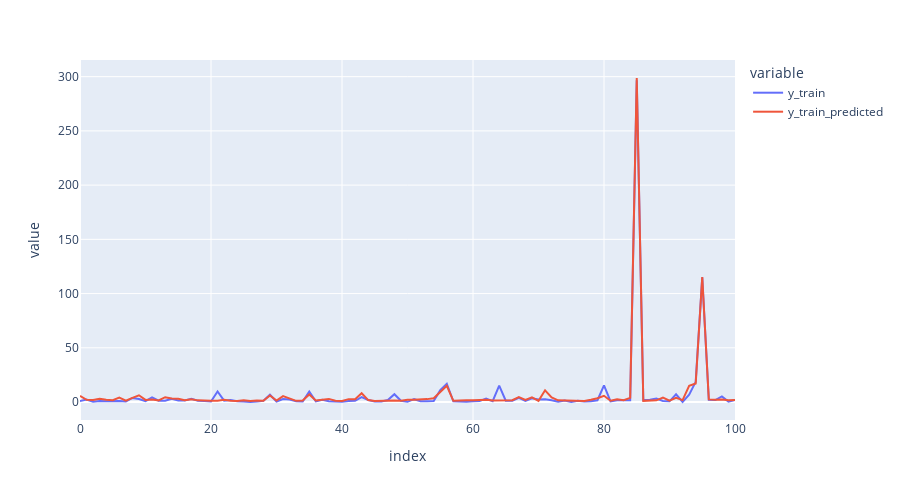

The code cell stored with this chart in its notebook:
### Code cell
#Créant une data frame contenant y_test et y_predicted
i = 0
j = 101
y_train_predicted_df = pd.DataFrame ( { 'y_train' : y_train[i:j], 'y_train_predicted' : y_train_predicted[i:j] } )
y_train_predicted_df.reset_index(inplace=True, drop = True )
y_train_predicted_df

#Visualisation de y_test et y_predicted
px.line ( y_train_predicted_df, x = y_train_predicted_df.index, y = ['y_train', 'y_train_predicted'], width  = 900, height = 500 )

### Figure 1 — Plotly figure (JSON) as saved in the notebook; plotly's stock layout.template omitted (floating-point values rounded to 4 significant figures)
{"data": [{"hovertemplate": "variable=y_train<br>index=%{x}<br>value=%{y}<extra></extra>", "legendgroup": "y_train", "line": {"color": "#636efa", "dash": "solid"}, "marker": {"symbol": "circle"}, "mode": "lines", "name": "y_train", "orientation": "v", "showlegend": true, "type": "scatter", "x": [0, 1, 2, 3, 4, 5, 6, 7, 8, 9, 10, 11, 12, 13, 14, 15, 16, 17, 18, 19, 20, 21, 22, 23, 24, 25, 26, 27, 28, 29, 30, 31, 32, 33, 34, 35, 36, 37, 38, 39, 40, 41, 42, 43, 44, 45, 46, 47, 48, 49, 50, 51, 52, 53, 54, 55, 56, 57, 58, 59, 60, 61, 62, 63, 64, 65, 66, 67, 68, 69, 70, 71, 72, 73, 74, 75, 76, 77, 78, 79, 80, 81, 82, 83, 84, 85, 86, 87, 88, 89, 90, 91, 92, 93, 94, 95, 96, 97, 98, 99, 100], "xaxis": "x", "y": [0.82, 2.27, 0.24, 0.89, 0.7, 1, 0.84, 0.43, 3.76, 2.75, 0.75, 4.24, 1.24, 1.16, 3.08, 1.49, 1.48, 3.08, 1.16, 0.89, 0.52, 9.69, 1.25, 1.93, 0.82, 0.51, 0.05, 0.4, 1.14, 6.72, 0.46, 2.81, 2.37, 0.72, 0.46, 9.62, 0.67, 2.08, 0.8, 0.46, 0.29, 1.03, 1.17, 4.46, 1.9, 0.58, 0.57, 1.83, 7.23, 1.16, 0.18, 2.63, 0.69, 0.61, 0.91, 10.96, 16.87, 0.73, 0.58, 0.18, 0.75, 0.87, 3.18, 0.74, 15.22, 1.26, 1.15, 3.78, 1.04, 3.46, 2.37, 2.67, 1.67, 0.38, 1.29, 0.03, 1.23, 0.44, 0.66, 1.64, 15.43, 0.52, 1.58, 1.24, 1.56, 296.7, 1.78, 2.11, 3.14, 0.91, 0.63, 7.15, 0.09, 6.72, 18.61, 114.9, 2.14, 1.79, 5.11, 0.36, 1.82], "yaxis": "y"}, {"hovertemplate": "variable=y_train_predicted<br>index=%{x}<br>value=%{y}<extra></extra>", "legendgroup": "y_train_predicted", "line": {"color": "#EF553B", "dash": "solid"}, "marker": {"symbol": "circle"}, "mode": "lines", "name": "y_train_predicted", "orientation": "v", "showlegend": true, "type": "scatter", "x": [0, 1, 2, 3, 4, 5, 6, 7, 8, 9, 10, 11, 12, 13, 14, 15, 16, 17, 18, 19, 20, 21, 22, 23, 24, 25, 26, 27, 28, 29, 30, 31, 32, 33, 34, 35, 36, 37, 38, 39, 40, 41, 42, 43, 44, 45, 46, 47, 48, 49, 50, 51, 52, 53, 54, 55, 56, 57, 58, 59, 60, 61, 62, 63, 64, 65, 66, 67, 68, 69, 70, 71, 72, 73, 74, 75, 76, 77, 78, 79, 80, 81, 82, 83, 84, 85, 86, 87, 88, 89, 90, 91, 92, 93, 94, 95, 96, 97, 98, 99, 100], "xaxis": "x", "y": [5.64, 2.096, 1.957, 3.011, 2.034, 1.641, 4.021, 1.282, 3.806, 6.219, 1.955, 2.352, 1.475, 4.467, 3.183, 2.972, 1.701, 2.641, 1.538, 1.171, 1.131, 1.285, 2.079, 1.262, 1.013, 1.688, 0.9472, 1.359, 1.204, 6.047, 1.33, 5.423, 3.619, 1.099, 1.42, 7.009, 1.347, 1.951, 2.875, 1.15, 1.064, 2.661, 2.556, 8.128, 1.773, 0.9969, 1.259, 1.579, 1.489, 1.274, 2.059, 2.053, 2.082, 2.689, 3.411, 9.387, 15.01, 1.136, 1.636, 1.557, 1.727, 1.829, 2.107, 1.479, 1.349, 1.643, 1.695, 4.613, 1.958, 4.358, 1.116, 10.83, 4.171, 1.55, 1.447, 0.9772, 1.489, 0.966, 2.084, 3.442, 5.779, 1.242, 2.612, 1.76, 3.845, 298.8, 1.078, 1.069, 1.601, 4.174, 1.213, 3.916, 1.762, 14.99, 17.13, 115.2, 2.435, 2.006, 2.438, 1.551, 1.862], "yaxis": "y"}], "layout": {"height": 500, "legend": {"title": {"text": "variable"}, "tracegroupgap": 0}, "margin": {"t": 60}, "width": 900, "xaxis": {"anchor": "y", "domain": [0, 1], "title": {"text": "index"}}, "yaxis": {"anchor": "x", "domain": [0, 1], "title": {"text": "value"}}}}
